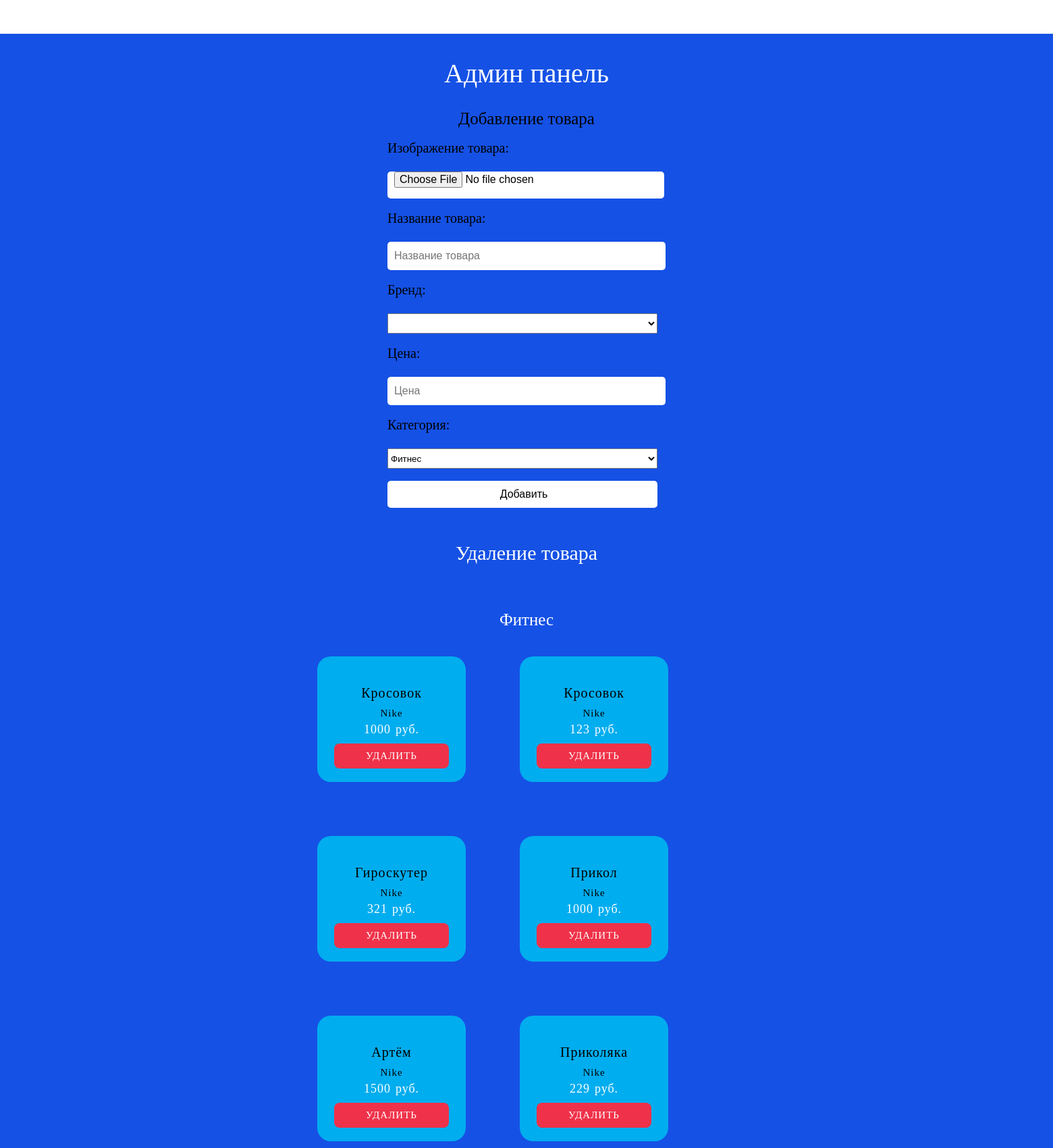
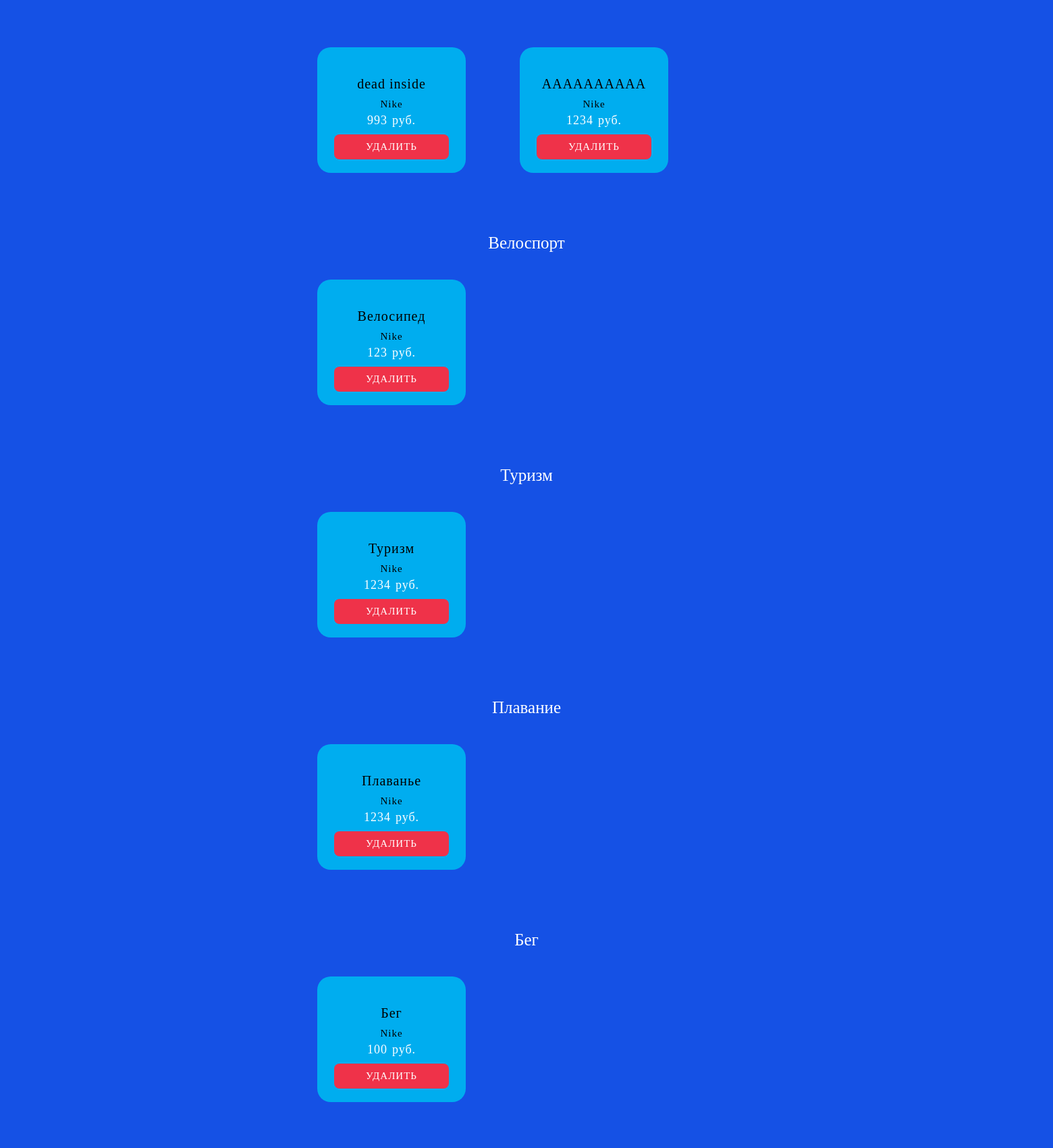
Screenshot of /admin.php (signed in, upper part) with the database file from the repository (2 pictures, top to bottom).
### tables this page shows
CREATE TABLE `products` (
  `id` int NOT NULL,
  `image` varchar(255) NOT NULL,
  `title` varchar(255) NOT NULL,
  `price` varchar(255) NOT NULL,
  `brand` varchar(255) NOT NULL,
  `description` varchar(255) NOT NULL,
  `category` varchar(255) NOT NULL
);

### admin.php (the view, shortened to what this page needs)
<?
include("db.php");
?>
<? if ($_SESSION['user']['role'] == 2) {
        ?>
<!DOCTYPE html>
<html lang="en">
<head>
    <link rel="stylesheet" href="css/sign.css">
</head>
<body>
    <div class="main">
        <p class="regg">Админ панель</p>
            <div class="add_title">Добавление товара</div>
            <form action="" method="POST" enctype="multipart/form-data" class="form_add_good">
                <br>
                <div class="img_tovar">Изображение товара:<br><br></div>
                <input type="file" name="image"><br><br>
                 <div class="img_tovar">Название товара:<br><br></div>
                <input type="text" name="title" placeholder="Название товара"><br><br>
                 <div class="img_tovar">Бренд:<br><br></div>
                <select name="brand" class="element"><br>
                    <option value="0">⠀⠀⠀⠀⠀</option>
                </select><br><br>
                 <div class="img_tovar">Цена:<br><br></div>
                <input type="number" min="1" name="price" placeholder="Цена"><br><br>
                <div class="img_tovar">Категория:<br><br></div>
                <select name="category" class="element"><br>
                    <option value="1">Фитнес</option>
                </select><br><br>
                <input type="submit" name="submit_product" value="Добавить" class="submit_product">
            </form>
            <div class="delete_tit">Удаление товара</div><br>
            <div class="delete_block_out">
                <div class="delete_title">Фитнес</div><br>
                <?
                $str_out_good = "SELECT * FROM `products` WHERE `category` = 1";
                $run_out_good =  mysqli_query($connect, $str_out_good);
                while ($out_good = mysqli_fetch_array($run_out_good)) {
                ?>
                    <article class="card">
                        <div class="card-name"><? echo  $out_good['title']; ?></div>
                        <div class="brand-name"><? echo  $out_good['brand']; ?></div>
                        <div class="card-price"><? echo  $out_good['price']; ?><div class="rub">руб.</div>
                        </div>
                         <a class="delete-btn-href" href="?delete_good=<? echo $out_good['id'] ?>">
                            <div class="delete_btn" name="delete_good">Удалить</div>
                        </a>
                    </article><?
                            }
                                ?>
                <div class="delete_title">Велоспорт</div><br>
                <?
                $str_out_good = "SELECT * FROM `products` WHERE `category` = 2";
                $run_out_good =  mysqli_query($connect, $str_out_good);
                while ($out_good = mysqli_fetch_array($run_out_good)) {
                ?>
                    <article class="card">
                        <div class="card-name"><? echo  $out_good['title']; ?></div>
                        <div class="brand-name"><? echo  $out_good['brand']; ?></div>
                        <div class="card-price"><? echo  $out_good['price']; ?><div class="rub">руб.</div>
                        </div>
                         <a class="delete-btn-href" href="?delete_good=<? echo $out_good['id'] ?>">
                            <div class="delete_btn" name="delete_good">Удалить</div>
                        </a>
                    </article><?
                            }
                                ?>
                <div class="delete_title">Туризм</div><br>
                <?
                $str_out_good = "SELECT * FROM `products` WHERE `category` = 3";
                $run_out_good =  mysqli_query($connect, $str_out_good);
                while ($out_good = mysqli_fetch_array($run_out_good)) {
                ?>
                    <article class="card">
                        <div class="card-name"><? echo  $out_good['title']; ?></div>
                        <div class="brand-name"><? echo  $out_good['brand']; ?></div>
                        <div class="card-price"><? echo  $out_good['price']; ?><div class="rub">руб.</div>
                        </div>
                         <a class="delete-btn-href" href="?delete_good=<? echo $out_good['id'] ?>">
                            <div class="delete_btn" name="delete_good">Удалить</div>
                        </a>
                    </article><?
                            }
                                ?>
                <div class="delete_title">Плавание</div><br>
                <?
                $str_out_good = "SELECT * FROM `products` WHERE `category` = 4";
                $run_out_good =  mysqli_query($connect, $str_out_good);
                while ($out_good = mysqli_fetch_array($run_out_good)) {
                ?>
                    <article class="card">
                        <div class="card-name"><? echo  $out_good['title']; ?></div>
                        <div class="brand-name"><? echo  $out_good['brand']; ?></div>
                        <div class="card-price"><? echo  $out_good['price']; ?><div class="rub">руб.</div>
                        </div>
                             <a class="delete-btn-href" href="?delete_good=<? echo $out_good['id'] ?>">
                            <div class="delete_btn" name="delete_good">Удалить</div>
                        </a>
                    </article><?
                            }
                                ?>
                <div class="delete_title">Бег</div><br>
                <?
                $str_out_good = "SELECT * FROM `products` WHERE `category` = 5";
                $run_out_good =  mysqli_query($connect, $str_out_good);
                while ($out_good = mysqli_fetch_array($run_out_good)) {
                ?>
                    <article class="card">
                        <div class="card-name"><? echo  $out_good['title']; ?></div>
                        <div class="brand-name"><? echo  $out_good['brand']; ?></div>
                        <div class="card-price"><? echo  $out_good['price']; ?><div class="rub">руб.</div>
                        </div>
                          <a class="delete-btn-href" href="?delete_good=<? echo $out_good['id'] ?>">
                            <div class="delete_btn" name="delete_good">Удалить</div>
                        </a>
                    </article><?
                            }
                                ?>
            </div>
    </div>
</body>
</html>
<?
        } ?>

### sign.css (style rules this page uses)
* { padding: 0 auto; margin: 0 auto; }
.element { width: 400px; height: 30px; }
.add_title { font-size: 25px; font-family: notosansR; }
.img_tovar { font-size: 20px; font-family: ralewayR; }
.main { height: 100%; padding-bottom: 100px; width: 100%; background: #1551e5; margin: 50px auto; display: flex; flex-direction: column; }
.delete_block_out { width: 1600px; height: 100%; display: flex; }
form > input { height: 40px; width: 400px; background:#fff; border-radius: 5px; font-size: 16px; border: 0px; padding-left: 10px; }
.regg { text-align: center; padding-top: 35px; font-family: monseratVAR; font-size: 40px; color: #fff; padding-bottom: 30px; }
.card { width: 220px; height: 100%; background-color: #00adef; color: #fff; border-radius: 20px; font-weight: 500; text-align: center; letter-spacing: 1px; text-decoration: none; flex-wrap: wrap; margin: 40px; padding-bottom: 20px; }
.card-name { font-size: 17px; margin-top: 25px; text-decoration: none; display: flex; }
.delete_btn { font-size: 15px; border-radius: 8px; background: #ef3249; font-family: monseratIT; padding: 10px; width: 150px; color: #fff; margin-top: 10px; text-transform: uppercase; }
.delete-btn-href { text-decoration:none; }
.delete_title { width: 700px; text-align: center; color: #fff; margin-top: 50px; font-size: 25px; font-family: monseratVAR; }
.delete_tit { width: 700px; text-align: center; color: #fff; margin-top: 50px; font-size: 30px; font-family: monseratVAR; }
.card-name { display: block; font-size: 20px; font-family: ralewayB; color: #000; }
.brand-name { font-size: 15px; margin-top: 10px; font-family: monseratIT; color: #000; }
.card-price { display:inline-flex; font-size: 18px; color:#fff; margin-top: 5px; }
.rub { margin-left: 7px; font-size: 18px; }
.delete_block_out { display: flex; flex-wrap: wrap; width: 700px; }

### rows the page displays
products: title "Кросовок", brand "Nike", price "1000"
products: title "Кросовок", brand "Nike", price "123"
products: title "Гироскутер", brand "Nike", price "321"
products: title "Прикол", brand "Nike", price "1000"
products: title "Артём", brand "Nike", price "1500"
products: title "Приколяка", brand "Nike", price "229"
products: title "dead inside", brand "Nike", price "993"
products: title "AAAAAAAAAA", brand "Nike", price "1234"
products: title "Велосипед", brand "Nike", price "123"
products: title "Туризм", brand "Nike", price "1234"
products: title "Плаванье", brand "Nike", price "1234"
products: title "Бег", brand "Nike", price "100"
